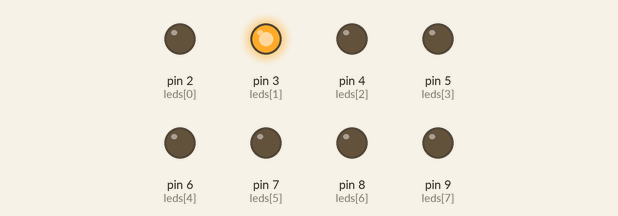
Recording of a sketch running on a simulated Arduino Uno, built with avr-gcc and run on an emulated ATmega328P. Shown: output pins drawn as LEDs (lit = HIGH).

Above: at 0.3 s.
At 0.9 s:
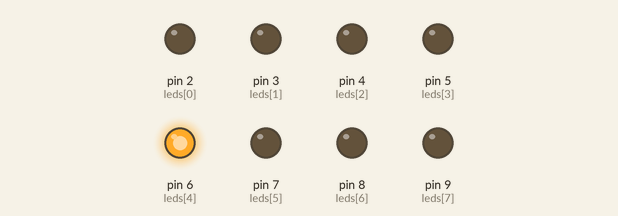
At 1.6 s:
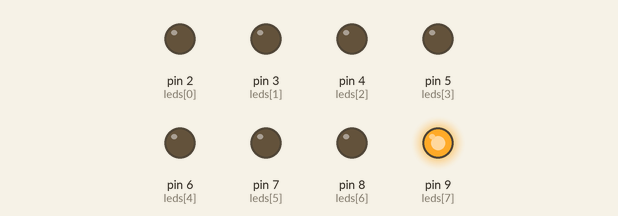
At 2.5 s:
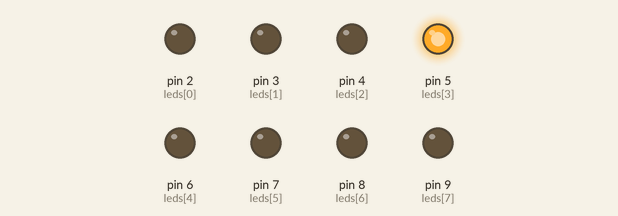
At 3.2 s:
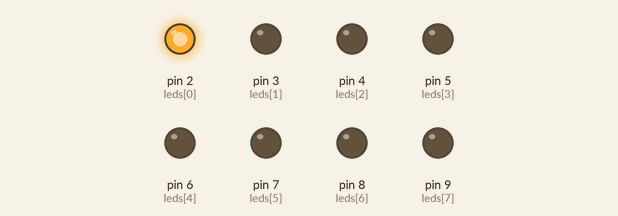
At 5.1 s:
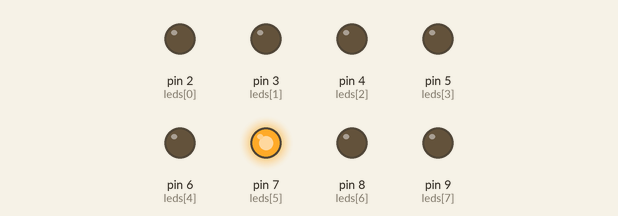
Timing chart, 0 to 5.4 s (numbered marks = the images above):
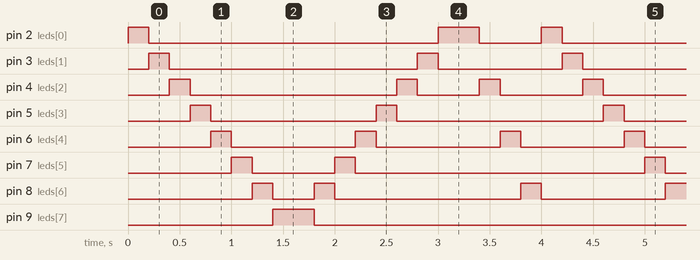

The sketch:

2do_ejercicio.ino
```cpp
int leds[] = {2, 3, 4, 5, 6, 7, 8, 9};  // Pines a los que están conectados los LEDs
int numLeds = 8;  // Número de LEDs

void setup() {
  for (int i = 0; i < numLeds; i++) {
    pinMode(leds[i], OUTPUT);  // Configura los pines de los LEDs como salidas
  }
}

void loop() {
  secuenciaNormal();
  secuenciaReversa();
  secuenciaSalto();
}

void secuenciaNormal() {
  for (int i = 0; i < numLeds; i++) {
    digitalWrite(leds[i], HIGH);
    delay(200);
    digitalWrite(leds[i], LOW);
  }
}

void secuenciaReversa() {
  for (int i = numLeds - 1; i >= 0; i--) {
    digitalWrite(leds[i], HIGH);
    delay(200);
    digitalWrite(leds[i], LOW);
  }
}

void secuenciaSalto() {
  for (int i = 0; i < numLeds; i += 2) {
    digitalWrite(leds[i], HIGH);
    delay(200);
    digitalWrite(leds[i], LOW);
  }
}
```

Measured:
- by itself, pin 2 (leds[0]): repeats every 4.0 s: LOW 2.8 s, HIGH 0.40 s, LOW 0.60 s, HIGH 0.20 s
- by itself, pin 3 (leds[1]): repeats every 4.0 s: LOW 2.4 s, HIGH 0.20 s, LOW 1.2 s, HIGH 0.20 s
- by itself, pin 4 (leds[2]): repeats every 4.0 s: LOW 2.0 s, HIGH 0.20 s, LOW 0.60 s, HIGH 0.20 s, LOW 0.80 s, HIGH 0.20 s
- by itself, pin 5 (leds[3]): repeats every 4.0 s: LOW 1.6 s, HIGH 0.20 s, LOW 2.0 s, HIGH 0.20 s
- by itself, pin 6 (leds[4]): repeats every 4.0 s: 2 × (LOW 1.2 s, HIGH 0.20 s), LOW 1.0 s, HIGH 0.20 s
- by itself, pin 7 (leds[5]): repeats every 4.0 s: LOW 0.80 s, HIGH 0.20 s, LOW 2.8 s, HIGH 0.20 s
- by itself, pin 8 (leds[6]): repeats every 4.0 s: LOW 0.40 s, HIGH 0.20 s, LOW 1.8 s, HIGH 0.20 s, LOW 1.2 s, HIGH 0.20 s
- by itself, pin 9 (leds[7]): alternates HIGH for 0.40 s and LOW for 3.6 s
